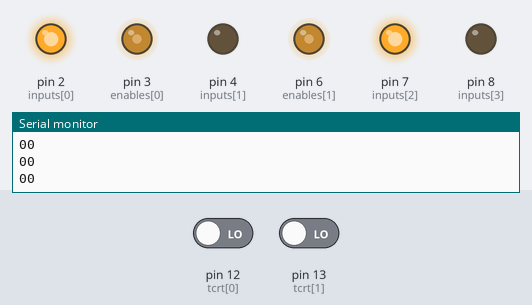
The sketch below on a simulated Arduino Uno, built with avr-gcc and run on an emulated ATmega328P. Shown: output pins drawn as LEDs (lit = HIGH), the last lines printed to the serial monitor. The inputs (shaded band) are chosen by the test bench; at power-on: pin 12 (tcrt[0]) LOW, pin 13 (tcrt[1]) LOW.

Above: at 1.2 s.
1.3 s: pin 12 (tcrt[0]) driven HIGH
At 1.6 s:
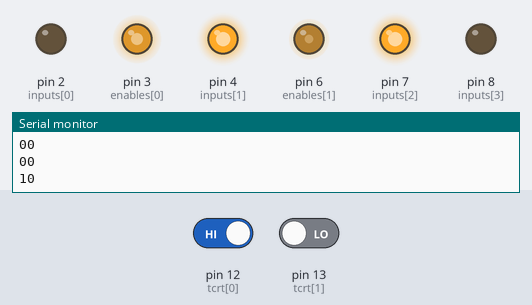
2.8 s: pin 13 (tcrt[1]) driven HIGH
At 4.0 s:
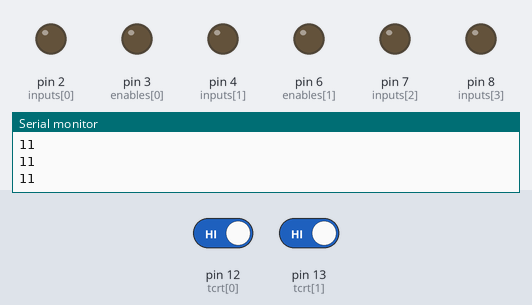
4.3 s: pin 12 (tcrt[0]) driven LOW
At 5.2 s:
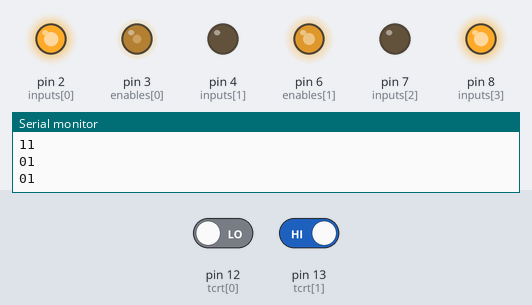
5.8 s: pin 13 (tcrt[1]) driven LOW
At 6.4 s:
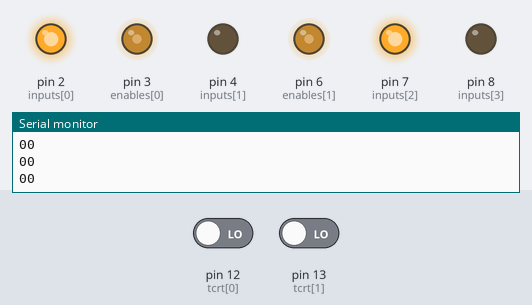
Timing chart, 0 to 8.3 s (numbered marks = the images above; inputs shaded):
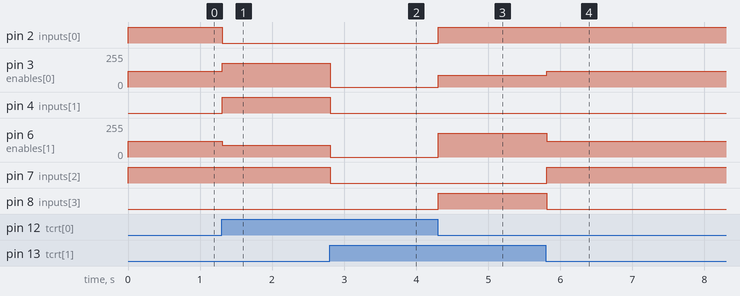

The sketch:

carrito_tcrt.ino
```cpp
int matrizDireccion[4][4] = {
  { 1, 0, 1, 0 },
  { 1, 0, 0, 1 },
  { 0, 1, 1, 0 },
  { 0, 0, 0, 0 }
};

int matrizVelocidad[4][2] = {
  { 120, 120 },
  //{ 120, 120 },
  //{ 120, 120 },
  { 90, 180 },
  { 180, 90 },
  { 0, 0 }
};

String matrizEstados[4] = {
  { "00" },
  { "01" },
  //{"0100"},
  //{"0010"},
  { "10" },
  { "11" }
};

int inputs[4] = { 2, 4, 7, 8 };
int enables[2] = { 3, 6 };  // pines PWM...
int tcrt[2] = { 12, 13 };
String cadena = "";
int ex = 0;
long tiempo = 0;

void SetDireccion(int estado) {
  for (int i = 0; i < 4; i++) {
    digitalWrite(inputs[i], matrizDireccion[estado][i]);
  }
  for (int i = 0; i < 2; i++) {
    analogWrite(enables[i], matrizVelocidad[estado][i]);
  }
}

void setup() {
  // put your setup code here, to run once:
  Serial.begin(9600);

  for (int i = 0; i < 4; i++) {
    pinMode(inputs[i], OUTPUT);
  }
  for (int i = 0; i < 2; i++) {
    pinMode(enables[i], OUTPUT);
  }
  for (int i = 0; i < 2; i++) {
    pinMode(tcrt[i], INPUT);
  }
}

void loop() {
  // put your main code here, to run repeatedly:
  /*if (ex == 0) {
    SetDireccion(2);
    if (cadena == "0001") {
      long tiempoIN = millis();
      SetDireccion(2);
      if (cadena == "1000") {
        SetDireccion(4);
        long tiempoOUT = millis();
        tiempo = (tiempoOUT - tiempoIN) / 2;
      }
      SetDireccion(2);
      delay(tiempo);
      SetDireccion(5);
      ex = 1;
    }


  }*/

  for (int i = 0; i < 2; i++) {
    int v = digitalRead(tcrt[i]);
    cadena = cadena + String(v);
  }
  Serial.println(cadena);

  for (int i = 0; i < 5; i++) {
    if (cadena == matrizEstados[i]) {
      if (i == 1 || i == 2) {
        SetDireccion(4);
        SetDireccion(i);
        delay(500);
      } else {
        SetDireccion(i);
      }
    }
  }

  cadena = "";
}
```

Measured:
- after the input at 1.3 s, pin 2 (inputs[0]): HIGH → LOW at once; pin 3 (enables[0]): 120/255 → 180/255 at once; pin 4 (inputs[1]): LOW → HIGH at once; pin 6 (enables[1]): 120/255 → 90/255 at once
- after the input at 2.8 s, pin 3 (enables[0]): 180/255 → 0/255 at once; pin 4 (inputs[1]), pin 7 (inputs[2]): HIGH → LOW at once; pin 6 (enables[1]): 90/255 → 0/255 at once
- after the input at 4.3 s, pin 2 (inputs[0]), pin 8 (inputs[3]): LOW → HIGH at once; pin 3 (enables[0]): 0/255 → 90/255 at once; pin 6 (enables[1]): 0/255 → 180/255 at once
- after the input at 5.8 s, pin 3 (enables[0]): 90/255 → 120/255 at once; pin 6 (enables[1]): 180/255 → 120/255 at once; pin 7 (inputs[2]): LOW → HIGH at once; pin 8 (inputs[3]): HIGH → LOW at once
